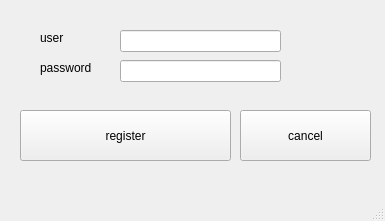
<?xml version="1.0" encoding="UTF-8"?>
<ui version="4.0">
 <class>register_window</class>
 <widget class="QMainWindow" name="register_window">
  <property name="geometry">
   <rect>
    <x>0</x>
    <y>0</y>
    <width>385</width>
    <height>221</height>
   </rect>
  </property>
  <property name="sizePolicy">
   <sizepolicy hsizetype="Preferred" vsizetype="Preferred">
    <horstretch>0</horstretch>
    <verstretch>0</verstretch>
   </sizepolicy>
  </property>
  <property name="windowTitle">
   <string>register</string>
  </property>
  <widget class="QWidget" name="centralwidget">
   <widget class="QLineEdit" name="user">
    <property name="geometry">
     <rect>
      <x>120</x>
      <y>30</y>
      <width>161</width>
      <height>22</height>
     </rect>
    </property>
   </widget>
   <widget class="QLineEdit" name="password">
    <property name="geometry">
     <rect>
      <x>120</x>
      <y>60</y>
      <width>161</width>
      <height>22</height>
     </rect>
    </property>
    <property name="echoMode">
     <enum>QLineEdit::Password</enum>
    </property>
   </widget>
   <widget class="QLabel" name="label">
    <property name="geometry">
     <rect>
      <x>40</x>
      <y>30</y>
      <width>71</width>
      <height>16</height>
     </rect>
    </property>
    <property name="text">
     <string>user</string>
    </property>
   </widget>
   <widget class="QLabel" name="label_2">
    <property name="geometry">
     <rect>
      <x>40</x>
      <y>60</y>
      <width>55</width>
      <height>16</height>
     </rect>
    </property>
    <property name="text">
     <string>password</string>
    </property>
   </widget>
   <widget class="QPushButton" name="register_button">
    <property name="geometry">
     <rect>
      <x>20</x>
      <y>110</y>
      <width>211</width>
      <height>51</height>
     </rect>
    </property>
    <property name="text">
     <string>register</string>
    </property>
   </widget>
   <widget class="QPushButton" name="cancel_button">
    <property name="geometry">
     <rect>
      <x>240</x>
      <y>110</y>
      <width>131</width>
      <height>51</height>
     </rect>
    </property>
    <property name="text">
     <string>cancel</string>
    </property>
   </widget>
  </widget>
  <widget class="QMenuBar" name="menubar">
   <property name="geometry">
    <rect>
     <x>0</x>
     <y>0</y>
     <width>385</width>
     <height>26</height>
    </rect>
   </property>
  </widget>
  <widget class="QStatusBar" name="statusbar"/>
 </widget>
 <resources/>
 <connections/>
</ui>
